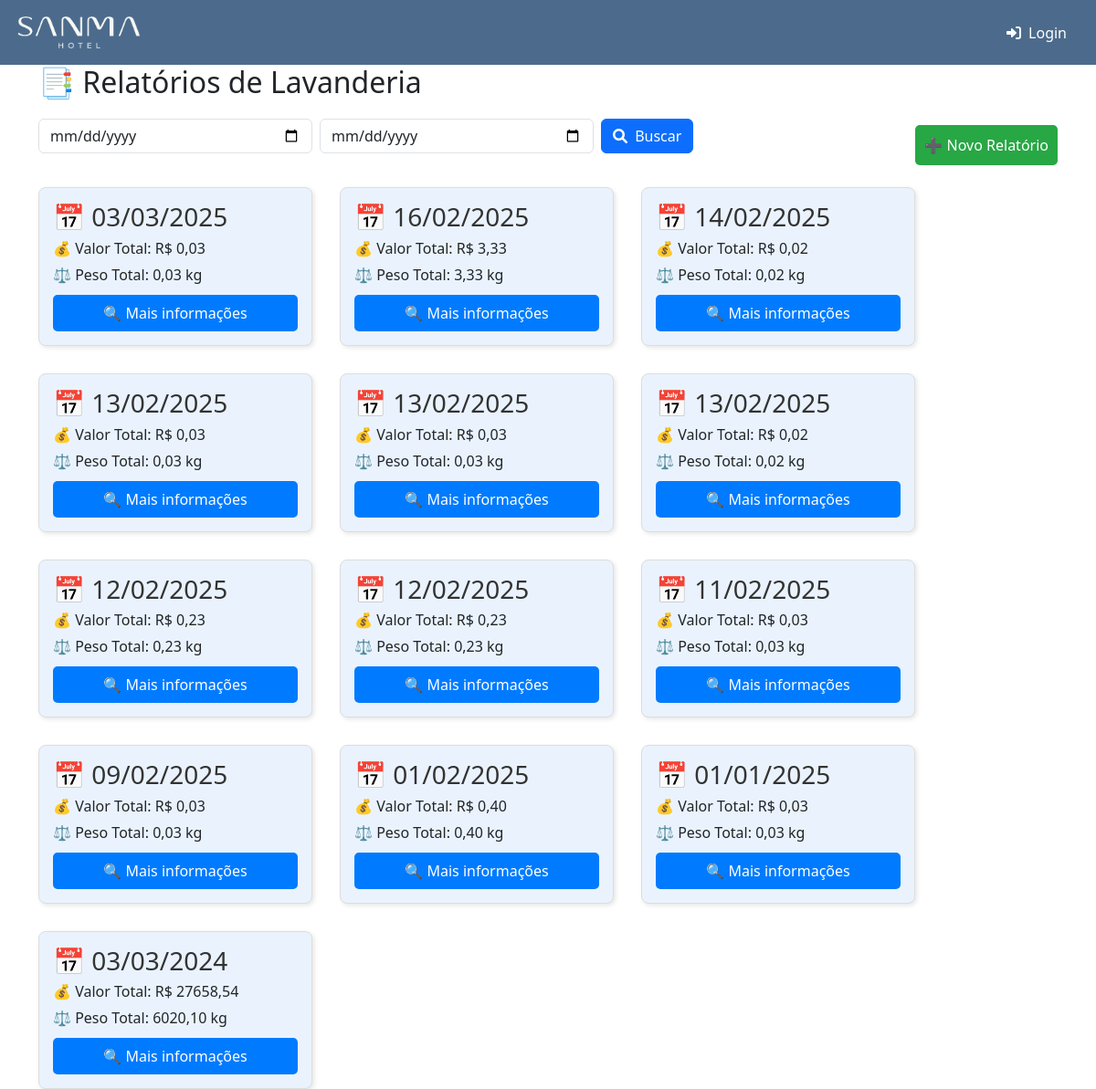
/governanca/relatorios/, run on an earlier commit of the app's database.
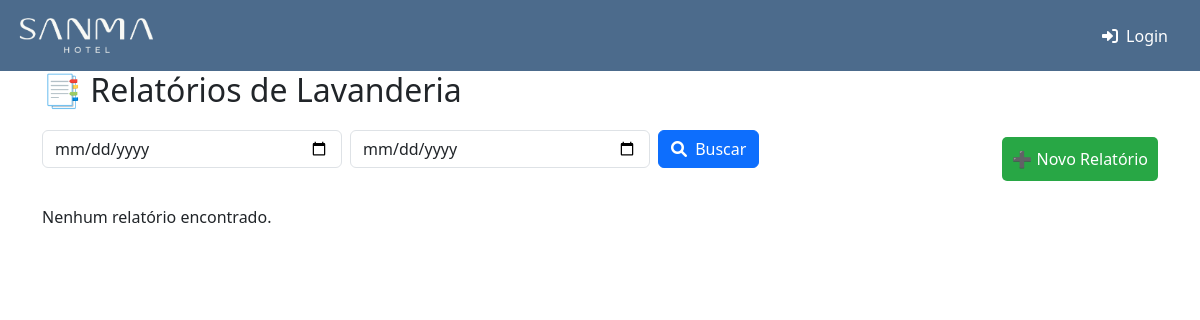
And on a later commit of the database.
### governanca/models.py (models this page shows, shortened)
class RelatorioLav(models.Model):
    adata = models.DateTimeField()
    vrTotal = models.DecimalField(max_digits=10, decimal_places=2)
    pesoTotal = models.DecimalField(max_digits=10, decimal_places=2)

### governanca/views/relatorios.py (the view)
# urls.py: path('relatorios/', listar_relatorios, name='listar_relatorios'),
def listar_relatorios(request):
    data_inicio = request.GET.get('data_inicio')
    data_fim = request.GET.get('data_fim')
    if data_inicio and data_fim:
        relatorios = RelatorioLav.objects.filter(adata__range=[parse_date(data_inicio), parse_date(data_fim)]).order_by('-adata')
    elif data_inicio:
        relatorios = RelatorioLav.objects.filter(adata__gte=parse_date(data_inicio)).order_by('-adata')
    elif data_fim:
        relatorios = RelatorioLav.objects.filter(adata__lte=parse_date(data_fim)).order_by('-adata')
    else:
        relatorios = RelatorioLav.objects.all().order_by('-adata')  # Retorna todos os relatórios se nenhuma data for fornecida
    context = {
        'relatorios': relatorios
    }
    return render(request, 'governanca/relatorio/listar_relatorios.html', context)

### templates/governanca/relatorio/listar_relatorios.html (shortened to what this page needs)
{% extends 'core/base.html' %}
{% block content %}
    <h2>📑 Relatórios de Lavanderia</h2>
    <form method="get" action="{% url 'listar_relatorios' %}" class="d-flex flex-wrap justify-content-between align-items-center mb-4">
        <div class="d-flex align-items-center">
            <input type="date" name="data_inicio" placeholder="Data de Início" value="{{ request.GET.data_inicio }}" class="form-control me-2" style="width: 300px;">
            <input type="date" name="data_fim" placeholder="Data de Fim" value="{{ request.GET.data_fim }}" class="form-control me-2" style="width: 300px;">
            <button type="submit" class="btn btn-primary">
                <i class="fas fa-search me-1"></i> Buscar
            </button>
        </div>
        <a href="{% url 'criar_relatorio_lavanderia' %}" class="btn-criar">➕ Novo Relatório</a>
    </form>
    {% if relatorios %}
        <div class="relatorio-container">
            {% for relatorio in relatorios %}
                <div class="relatorio-card">
                    <h3>📅 {{ relatorio.adata|date:"d/m/Y" }}</h3>
                    <p> 💰 Valor Total: R$ {{ relatorio.vrTotal }}</p>
                    <p> ⚖️ Peso Total: {{ relatorio.pesoTotal }} kg</p>
                    <a href="{% url 'detalhes_relatorio' relatorio.id %}" class="btn-detalhes">🔍 Mais informações</a>
                </div>
            {% endfor %}
        </div>
    {% else %}
        <p>Nenhum relatório encontrado.</p>
    {% endif %}
{% endblock %}

### templates/core/base.html (shortened to what this page needs)
<!DOCTYPE html>
<html lang="pt-br">
<head>
    {% load static %}
    <link href="https://cdn.jsdelivr.net/npm/bootstrap@5.3.0/dist/css/bootstrap.min.css" rel="stylesheet">
    <link rel="stylesheet" href="{% static 'css/base.css' %}">
    <link href="https://cdnjs.cloudflare.com/ajax/libs/font-awesome/6.0.0-beta3/css/all.min.css" rel="stylesheet">
     <link rel="stylesheet" href="{% static 'css/base.css' %}">
</head>
<body>
    <nav class="navbar navbar-expand-lg navbar-dark">
        <div class="container-fluid">
            <a class="navbar-brand d-flex align-items-center" href="{% url 'home' %}">
                <img src="{% static 'images/logo_base_top_light.png' %}" alt="Logo" class="logo-img me-2">
            </a>
            <div class="collapse navbar-collapse" id="navbarNav">
                <ul class="navbar-nav ms-auto">
                    {% if user.is_authenticated %}
                        <li class="nav-item dropdown">
                            <a class="nav-link dropdown-toggle" href="#" id="navbarLideres" role="button" data-bs-toggle="dropdown" aria-expanded="false">
                                <i class="fas fa-users-cog me-1"></i> Líderança
                            </a>
                            <ul class="dropdown-menu" aria-labelledby="navbarLideres">
                                <li>
                                    <a class="dropdown-item" href="{% url 'admin:index' %}">
                                        <i class="fas fa-tachometer-alt me-2"></i> Painel ADM
                                    </a>
                                </li>
                                <li>
                                    <a class="dropdown-item" href="{% url 'listar_usuarios' %}">
                                        <i class="fas fa-users me-2"></i> Listar Usuários
                                    </a>
                                </li>
                                <li>
                                    <a class="dropdown-item" href="{% url 'listar_grupos' %}">
                                        <i class="fas fa-layer-group me-2"></i> Listar Setores
                                    </a>
                                </li>
                                <li>
                                    <a class="dropdown-item" href="{% url 'listar_contatos' %}">
                                        <i class="fas fa-address-book me-2"></i> Listar Contatos
                                    </a>
                                </li>
                                <li>
                                    <a class="dropdown-item d-flex align-items-center" href="{% url 'selecionar_gov' %}">
                                        <i class="fas fa-project-diagram me-2"></i> Governança
                                    </a>
                                </li>
                                 <li>
                                    <a class="dropdown-item d-flex align-items-center" href="{% url 'listar_contratos' %}">
                                        <i class="fas fa-file-contract me-2"></i> Contratos
                                    </a>
                                </li>
                            </ul>
                        </li>
                        <li class="nav-item dropdown">
                            <a class="nav-link dropdown-toggle" href="#" id="navbarUsuarios" role="button" data-bs-toggle="dropdown" aria-expanded="false">
                                <i class="fas fa-key me-2"></i> Banco-Senhas
                            </a>
                            <ul class="dropdown-menu" aria-labelledby="navbarUsuarios">
                                <li>
                                    <a class="dropdown-item d-flex align-items-center" href="{% url 'listar_categorias' %}">
                                        <i class="fas fa-cogs me-2"></i> Listar Categorias
                                    </a>
                                </li>
                                <li>
                                    <a class="dropdown-item d-flex align-items-center" href="{% url 'listar_senhas' %}">
                                        <i class="fas fa-key me-2"></i> Listar Senhas
                                    </a>
                                </li>
                            </ul>
                        </li>
                        <li class="nav-item dropdown">
                            <a class="nav-link dropdown-toggle" href="#" id="navbarUsuarios" role="button" data-bs-toggle="dropdown" aria-expanded="false">
                                <i class="fas fa-user me-2"></i> Sanma
                            </a>
                            <ul class="dropdown-menu" aria-labelledby="navbarUsuarios">
                                <li>
                                    <a class="dropdown-item d-flex align-items-center" href="{% url 'alterar_senha' %}">
                                        <i class="fas fa-key me-2"></i> Alterar Senha
                                    </a>
                                </li>
                                <li>
                                    <a class="dropdown-item d-flex align-items-center" href="{% url 'listar_ramais' %}">
                                        <i class="fas fa-phone-alt me-2"></i> Listar Ramais
                                    </a>
                                </li>
                                <li>
                                    <a class="dropdown-item d-flex align-items-center" href="{% url 'canais_tv' %}">
                                        <i class="fas fa-tv me-2"></i> Listar Canais - TV
                                    </a>
                                </li>
                                <li>
                                    {% if request.user.is_staff %}
                                        <a class="dropdown-item d-flex align-items-center" href="{% url 'adm_chamados_abertos' %}">
                                            <i class="fas fa-list-alt me-2"></i> Chamados (Admin)
                                        </a>
                                    {% else %}
                                        <a class="dropdown-item d-flex align-items-center" href="{% url 'chamados_abertos' %}">
                                            <i class="fas fa-list-alt me-2"></i> Chamados
                                        </a>
                                    {% endif %}
                                </li>
                            </ul>
                        </li>
                        <li class="nav-item">
                            <a class="nav-link text-danger" href="{% url 'logout_confirm' %}">
                                <i class="fas fa-sign-out-alt me-1"></i> Logout
                            </a>
                        </li>
                    {% else %}
                        <li class="nav-item">
                            <a class="nav-link" href="{% url 'login' %}">
                                <i class="fas fa-sign-in-alt me-1"></i> Login
                            </a>
                        </li>
                    {% endif %}
                </ul>
            </div>
        </div>
    </nav>
    <div class="container">
        {% block content %}
        {% endblock %}
    </div>
</body>
</html>

### static/css/base.css (style rules this page uses)
.navbar { background-color: #4C6B8C; }
.navbar .navbar-brand { color: #ffffff; }
.navbar .navbar-nav .nav-item .nav-link { color: #ffffff; padding: 15px 20px; }
.logo-img { height: 45px; width: auto; }

### templates/governanca/relatorio/listar_relatorios.html (style rules this page uses)
.btn-criar { display: inline-block; margin-top: 20px; background: #28a745; color: white; padding: 10px; border-radius: 5px; text-decoration: none; }

What changed in the data, as far as the page shows it:
removed RelatorioLav: adata "03/03/2025", vrTotal "0,03", pesoTotal "0,03"
removed RelatorioLav: adata "16/02/2025", vrTotal "3,33", pesoTotal "3,33"
removed RelatorioLav: adata "14/02/2025", vrTotal "0,02", pesoTotal "0,02"
removed RelatorioLav: adata "13/02/2025", vrTotal "0,03", pesoTotal "0,03"
removed RelatorioLav: adata "13/02/2025", vrTotal "0,03", pesoTotal "0,03"
removed RelatorioLav: adata "13/02/2025", vrTotal "0,02", pesoTotal "0,02"
removed RelatorioLav: adata "12/02/2025", vrTotal "0,23", pesoTotal "0,23"
removed RelatorioLav: adata "12/02/2025", vrTotal "0,23", pesoTotal "0,23"
removed RelatorioLav: adata "11/02/2025", vrTotal "0,03", pesoTotal "0,03"
removed RelatorioLav: adata "09/02/2025", vrTotal "0,03", pesoTotal "0,03"
removed RelatorioLav: adata "01/02/2025", vrTotal "0,40", pesoTotal "0,40"
removed RelatorioLav: adata "01/01/2025", vrTotal "0,03", pesoTotal "0,03"
removed RelatorioLav: adata "03/03/2024", vrTotal "27658,54", pesoTotal "6020,10"
Also different on the page:
text now shown: "Nenhum relatório encontrado."
